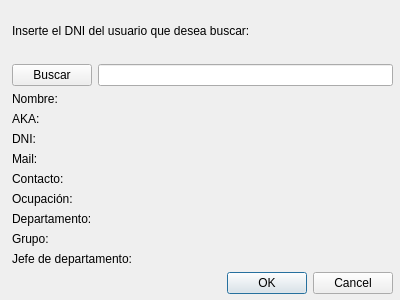
<?xml version="1.0" encoding="UTF-8"?>
<ui version="4.0">
 <class>DialogSearchPartner</class>
 <widget class="QDialog" name="DialogSearchPartner">
  <property name="geometry">
   <rect>
    <x>0</x>
    <y>0</y>
    <width>400</width>
    <height>300</height>
   </rect>
  </property>
  <property name="windowTitle">
   <string>Dialog</string>
  </property>
  <widget class="QWidget" name="">
   <property name="geometry">
    <rect>
     <x>12</x>
     <y>3</y>
     <width>381</width>
     <height>291</height>
    </rect>
   </property>
   <layout class="QVBoxLayout" name="verticalLayout_4">
    <item>
     <layout class="QVBoxLayout" name="verticalLayout_3">
      <item>
       <layout class="QVBoxLayout" name="verticalLayout">
        <item>
         <widget class="QLabel" name="label">
          <property name="text">
           <string>Inserte el DNI del usuario que desea buscar:</string>
          </property>
         </widget>
        </item>
        <item>
         <layout class="QHBoxLayout" name="horizontalLayout">
          <item>
           <widget class="QPushButton" name="btnsearch">
            <property name="text">
             <string>Buscar</string>
            </property>
           </widget>
          </item>
          <item>
           <widget class="QLineEdit" name="dni_to_search"/>
          </item>
         </layout>
        </item>
       </layout>
      </item>
      <item>
       <layout class="QVBoxLayout" name="verticalLayout_2">
        <item>
         <widget class="QLabel" name="textname">
          <property name="text">
           <string>Nombre:</string>
          </property>
         </widget>
        </item>
        <item>
         <widget class="QLabel" name="texaka">
          <property name="text">
           <string>AKA:</string>
          </property>
         </widget>
        </item>
        <item>
         <widget class="QLabel" name="textdni">
          <property name="text">
           <string>DNI:</string>
          </property>
         </widget>
        </item>
        <item>
         <widget class="QLabel" name="textmail">
          <property name="text">
           <string>Mail:</string>
          </property>
         </widget>
        </item>
        <item>
         <widget class="QLabel" name="textcontact">
          <property name="text">
           <string>Contacto:</string>
          </property>
         </widget>
        </item>
        <item>
         <widget class="QLabel" name="textwork">
          <property name="text">
           <string>Ocupación:</string>
          </property>
         </widget>
        </item>
        <item>
         <widget class="QLabel" name="textdepartment">
          <property name="text">
           <string>Departamento:</string>
          </property>
         </widget>
        </item>
        <item>
         <widget class="QLabel" name="textgroup">
          <property name="text">
           <string>Grupo:</string>
          </property>
         </widget>
        </item>
        <item>
         <widget class="QLabel" name="textdepartmentboss">
          <property name="text">
           <string>Jefe de departamento:</string>
          </property>
         </widget>
        </item>
       </layout>
      </item>
     </layout>
    </item>
    <item>
     <widget class="QDialogButtonBox" name="buttonBox">
      <property name="orientation">
       <enum>Qt::Horizontal</enum>
      </property>
      <property name="standardButtons">
       <set>QDialogButtonBox::Cancel|QDialogButtonBox::Ok</set>
      </property>
     </widget>
    </item>
   </layout>
  </widget>
 </widget>
 <resources/>
 <connections>
  <connection>
   <sender>buttonBox</sender>
   <signal>accepted()</signal>
   <receiver>DialogSearchPartner</receiver>
   <slot>accept()</slot>
   <hints>
    <hint type="sourcelabel">
     <x>248</x>
     <y>254</y>
    </hint>
    <hint type="destinationlabel">
     <x>157</x>
     <y>274</y>
    </hint>
   </hints>
  </connection>
  <connection>
   <sender>buttonBox</sender>
   <signal>rejected()</signal>
   <receiver>DialogSearchPartner</receiver>
   <slot>reject()</slot>
   <hints>
    <hint type="sourcelabel">
     <x>316</x>
     <y>260</y>
    </hint>
    <hint type="destinationlabel">
     <x>286</x>
     <y>274</y>
    </hint>
   </hints>
  </connection>
 </connections>
</ui>
